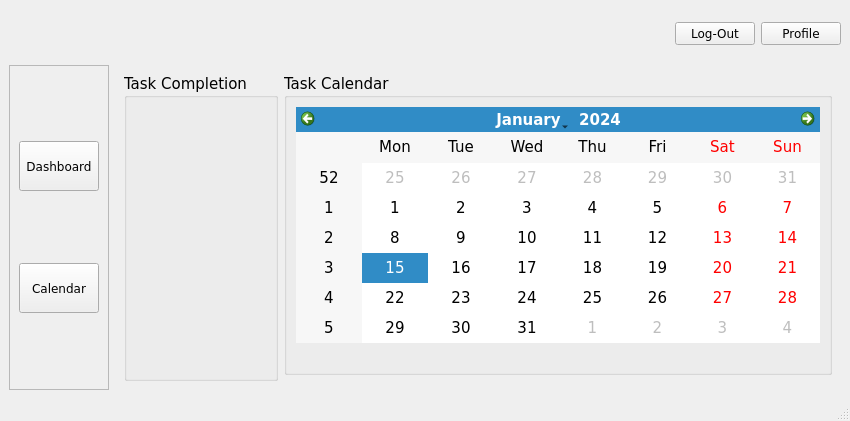
<?xml version="1.0" encoding="UTF-8"?>
<ui version="4.0">
 <class>Group_Dashboard</class>
 <widget class="QMainWindow" name="Group_Dashboard">
  <property name="geometry">
   <rect>
    <x>0</x>
    <y>0</y>
    <width>850</width>
    <height>421</height>
   </rect>
  </property>
  <property name="font">
   <font>
    <family>Verdana</family>
   </font>
  </property>
  <property name="windowTitle">
   <string>ClockWork</string>
  </property>
  <property name="windowIcon">
   <iconset>
    <normaloff>resources/new_menu_window_icon.png</normaloff>resources/new_menu_window_icon.png</iconset>
  </property>
  <property name="autoFillBackground">
   <bool>false</bool>
  </property>
  <widget class="QWidget" name="centralwidget">
   <layout class="QGridLayout" name="gridLayout_4">
    <item row="0" column="0" colspan="2">
     <widget class="QLabel" name="logo">
      <property name="minimumSize">
       <size>
        <width>405</width>
        <height>50</height>
       </size>
      </property>
      <property name="maximumSize">
       <size>
        <width>405</width>
        <height>50</height>
       </size>
      </property>
      <property name="frameShape">
       <enum>QFrame::Shape::NoFrame</enum>
      </property>
      <property name="text">
       <string/>
      </property>
      <property name="pixmap">
       <pixmap>resources/menu_logo.png</pixmap>
      </property>
      <property name="scaledContents">
       <bool>false</bool>
      </property>
      <property name="alignment">
       <set>Qt::AlignmentFlag::AlignCenter</set>
      </property>
     </widget>
    </item>
    <item row="0" column="2">
     <spacer name="horizontalSpacer">
      <property name="orientation">
       <enum>Qt::Orientation::Horizontal</enum>
      </property>
      <property name="sizeHint" stdset="0">
       <size>
        <width>594</width>
        <height>20</height>
       </size>
      </property>
     </spacer>
    </item>
    <item row="0" column="3">
     <widget class="QPushButton" name="log_out_btn">
      <property name="text">
       <string>Log-Out</string>
      </property>
     </widget>
    </item>
    <item row="0" column="4">
     <widget class="QPushButton" name="profile_button">
      <property name="minimumSize">
       <size>
        <width>0</width>
        <height>0</height>
       </size>
      </property>
      <property name="toolTip">
       <string>Group Members</string>
      </property>
      <property name="text">
       <string>Profile</string>
      </property>
     </widget>
    </item>
    <item row="1" column="0">
     <widget class="QFrame" name="btns_frame">
      <property name="minimumSize">
       <size>
        <width>0</width>
        <height>0</height>
       </size>
      </property>
      <property name="maximumSize">
       <size>
        <width>100</width>
        <height>16777215</height>
       </size>
      </property>
      <property name="styleSheet">
       <string notr="true"/>
      </property>
      <property name="frameShape">
       <enum>QFrame::Shape::StyledPanel</enum>
      </property>
      <property name="frameShadow">
       <enum>QFrame::Shadow::Raised</enum>
      </property>
      <layout class="QGridLayout" name="gridLayout_2">
       <item row="1" column="0">
        <widget class="QPushButton" name="calendar_btn">
         <property name="minimumSize">
          <size>
           <width>80</width>
           <height>50</height>
          </size>
         </property>
         <property name="maximumSize">
          <size>
           <width>50</width>
           <height>50</height>
          </size>
         </property>
         <property name="toolTip">
          <string>Task Calendar</string>
         </property>
         <property name="text">
          <string>Calendar</string>
         </property>
        </widget>
       </item>
       <item row="0" column="0">
        <widget class="QPushButton" name="dashboard_btn">
         <property name="minimumSize">
          <size>
           <width>80</width>
           <height>50</height>
          </size>
         </property>
         <property name="maximumSize">
          <size>
           <width>50</width>
           <height>50</height>
          </size>
         </property>
         <property name="toolTip">
          <string>Dashboard</string>
         </property>
         <property name="text">
          <string>Dashboard</string>
         </property>
        </widget>
       </item>
      </layout>
     </widget>
    </item>
    <item row="1" column="1" colspan="4">
     <widget class="QStackedWidget" name="stacked_Employee">
      <property name="font">
       <font>
        <family>Verdana</family>
        <pointsize>11</pointsize>
       </font>
      </property>
      <property name="frameShape">
       <enum>QFrame::Shape::NoFrame</enum>
      </property>
      <property name="lineWidth">
       <number>0</number>
      </property>
      <property name="currentIndex">
       <number>0</number>
      </property>
      <widget class="QWidget" name="dashboard">
       <layout class="QGridLayout" name="gridLayout">
        <item row="0" column="0" rowspan="2">
         <widget class="QGroupBox" name="task_completion_groupbox">
          <property name="title">
           <string>Task Completion</string>
          </property>
         </widget>
        </item>
        <item row="0" column="1">
         <widget class="QGroupBox" name="task_calendar_box">
          <property name="title">
           <string>Task Calendar</string>
          </property>
          <layout class="QGridLayout" name="gridLayout_9">
           <item row="0" column="0">
            <widget class="QCalendarWidget" name="Task_Calendar_2">
             <property name="toolTip">
              <string>Double-click the day you want to access tasks</string>
             </property>
            </widget>
           </item>
           <item row="1" column="0">
            <spacer name="horizontalSpacer_2">
             <property name="orientation">
              <enum>Qt::Orientation::Horizontal</enum>
             </property>
             <property name="sizeHint" stdset="0">
              <size>
               <width>40</width>
               <height>20</height>
              </size>
             </property>
            </spacer>
           </item>
          </layout>
         </widget>
        </item>
       </layout>
      </widget>
      <widget class="QWidget" name="task_calendar">
       <layout class="QGridLayout" name="gridLayout_5">
        <item row="0" column="0">
         <widget class="QCalendarWidget" name="Task_Calendar">
          <property name="toolTip">
           <string>Double-click the day you want to access tasks</string>
          </property>
         </widget>
        </item>
        <item row="0" column="1">
         <widget class="QGroupBox" name="task_groupbox">
          <property name="title">
           <string>Current Tasks</string>
          </property>
          <layout class="QGridLayout" name="gridLayout_3">
           <item row="0" column="0">
            <widget class="QFrame" name="tab_task">
             <layout class="QGridLayout" name="gridLayout_6">
              <item row="1" column="1">
               <widget class="QPushButton" name="submit_task_btn">
                <property name="text">
                 <string>Submit Task</string>
                </property>
               </widget>
              </item>
              <item row="1" column="0">
               <spacer name="horizontalSpacer_3">
                <property name="orientation">
                 <enum>Qt::Orientation::Horizontal</enum>
                </property>
                <property name="sizeHint" stdset="0">
                 <size>
                  <width>40</width>
                  <height>20</height>
                 </size>
                </property>
               </spacer>
              </item>
              <item row="0" column="0" colspan="2">
               <widget class="QTableWidget" name="calendartask_table">
                <property name="minimumSize">
                 <size>
                  <width>300</width>
                  <height>0</height>
                 </size>
                </property>
                <property name="horizontalScrollMode">
                 <enum>QAbstractItemView::ScrollMode::ScrollPerPixel</enum>
                </property>
                <attribute name="horizontalHeaderMinimumSectionSize">
                 <number>205</number>
                </attribute>
                <attribute name="horizontalHeaderDefaultSectionSize">
                 <number>205</number>
                </attribute>
                <attribute name="horizontalHeaderStretchLastSection">
                 <bool>true</bool>
                </attribute>
                <attribute name="verticalHeaderDefaultSectionSize">
                 <number>50</number>
                </attribute>
                <row/>
                <row/>
                <row/>
                <row/>
                <row/>
                <column>
                 <property name="text">
                  <string>Task</string>
                 </property>
                </column>
                <column>
                 <property name="text">
                  <string>Members/Groups Assigned</string>
                 </property>
                </column>
                <column>
                 <property name="text">
                  <string>Status</string>
                 </property>
                </column>
                <column>
                 <property name="text">
                  <string>Priority Level</string>
                 </property>
                </column>
                <column>
                 <property name="text">
                  <string>Due Date</string>
                 </property>
                </column>
               </widget>
              </item>
             </layout>
            </widget>
           </item>
          </layout>
         </widget>
        </item>
       </layout>
      </widget>
     </widget>
    </item>
   </layout>
  </widget>
  <widget class="QMenuBar" name="menubar">
   <property name="geometry">
    <rect>
     <x>0</x>
     <y>0</y>
     <width>850</width>
     <height>21</height>
    </rect>
   </property>
  </widget>
  <widget class="QStatusBar" name="statusbar"/>
 </widget>
 <tabstops>
  <tabstop>dashboard_btn</tabstop>
  <tabstop>calendar_btn</tabstop>
  <tabstop>profile_button</tabstop>
  <tabstop>log_out_btn</tabstop>
  <tabstop>Task_Calendar_2</tabstop>
  <tabstop>Task_Calendar</tabstop>
  <tabstop>calendartask_table</tabstop>
  <tabstop>submit_task_btn</tabstop>
 </tabstops>
 <resources/>
 <connections/>
</ui>
